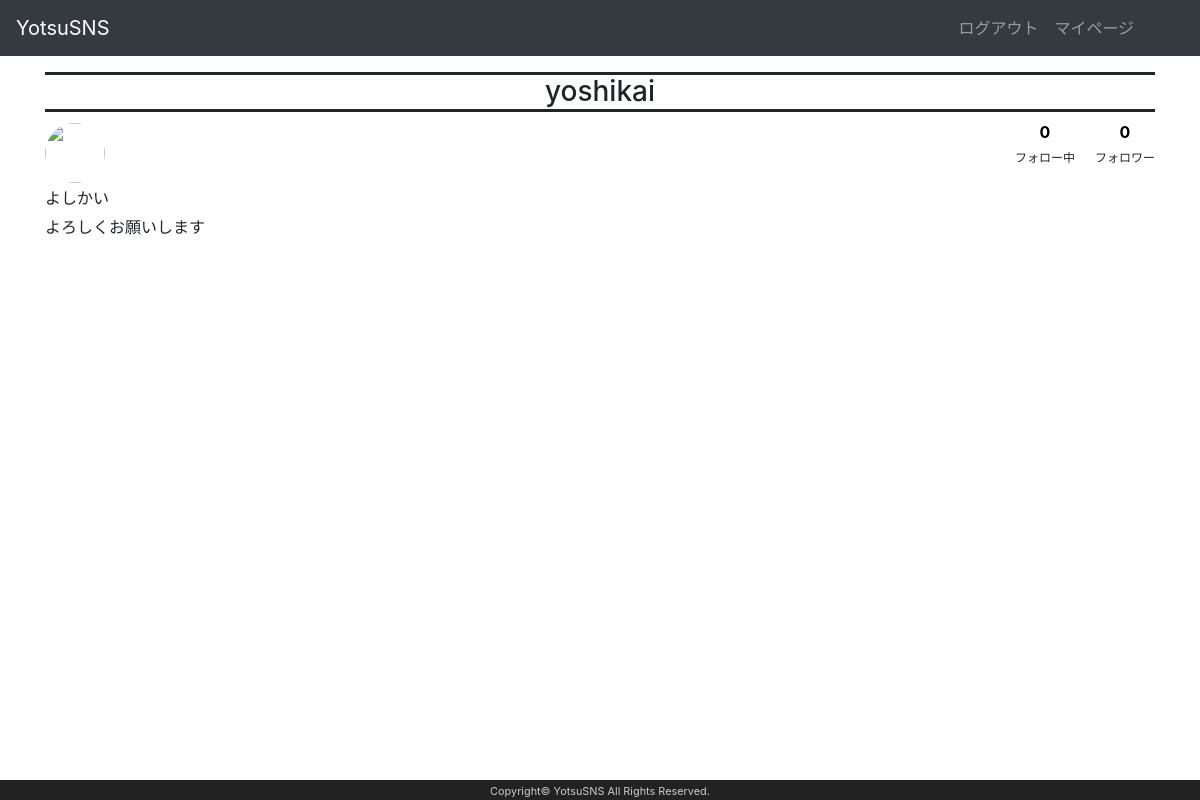
Before: /accounts/yoshikai (signed in) with the older database file.
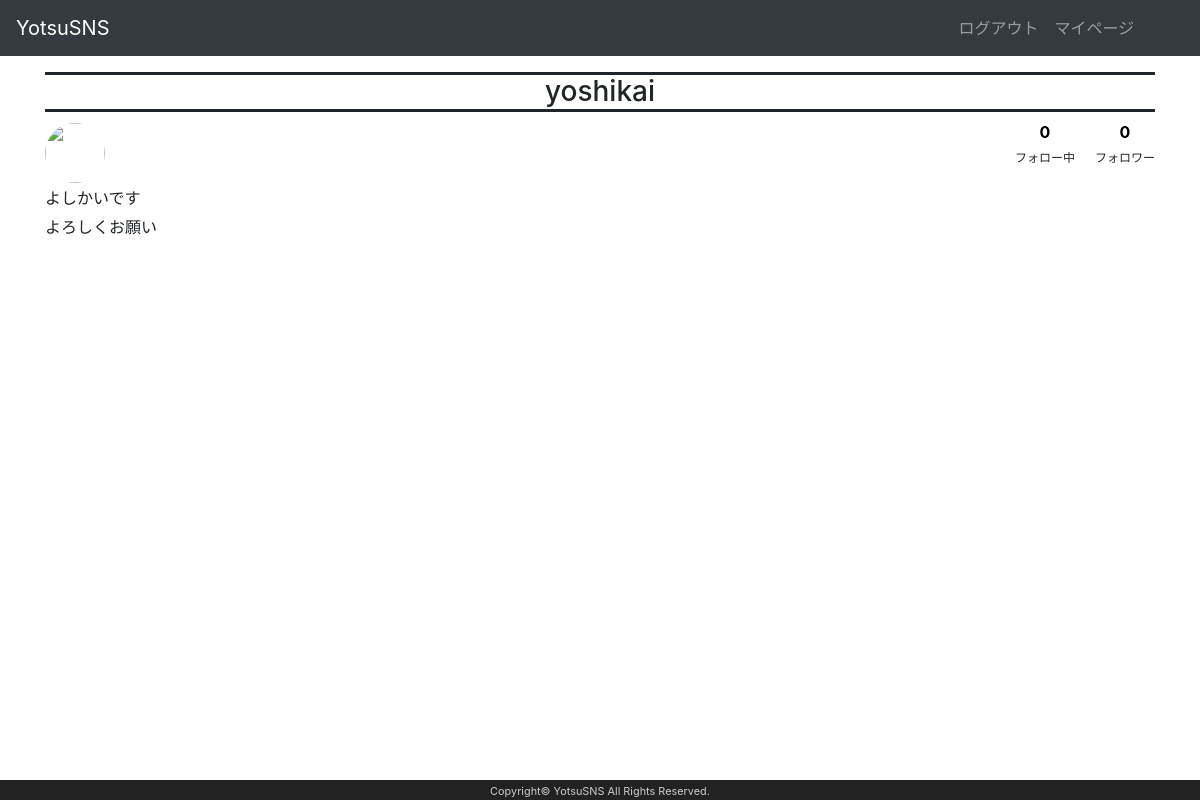
After: the same page with the newer database file.
### accounts/models.py (models this page shows, shortened)
class AuthUser(AbstractBaseUser, PermissionsMixin):
    class Meta:
        verbose_name='ユーザ'
    username = models.CharField(
        verbose_name='ユーザID',
        unique=True,
        max_length=30,
    )
    email = models.EmailField(unique=True)
    date_joined = models.DateTimeField(auto_now_add=True)
    is_active = models.BooleanField(default=True)
    is_staff = models.BooleanField(default=False)
    USERNAME_FIELD = 'username'
    REQUIRED_FIELDS = ['email']
    objects = AuthUserManager()

class Profile(models.Model):
    owner=models.ForeignKey(
        AuthUser,
        on_delete=models.CASCADE,
        related_name='profile_owner')
    pro_image=StdImageField(
        upload_to='images/',
        null=True,
        blank=True,
        variations={
            'large':(600,400),
            'thumbnail':(100,100,True),
            'medium':(300,200),
        })
    name=models.CharField(default=None,max_length=30,null=True,blank=True)
    profile_text=models.CharField(default=None,max_length=140,null=True,blank=True)

### accounts/views.py (the view)
# urls.py: path('<str:user_id>',views.UserPage,name='userpage'),
@login_required(login_url='/accounts/login')
def UserPage(request,user_id):
    owner=AuthUser.objects.get(username=user_id)
    followercount=Follow.objects.filter(followed=owner).count()
    followingcount=Follow.objects.filter(owner=owner).count()
    count=Follow.objects.filter(owner=request.user,followed=owner).count()
    if request.user == owner:
        count=-1
    params={
        'user':owner,
        'followercount':followercount,
        'followingcount':followingcount,
        'count':count,
    }
    return render(request,'accounts/userpage.html',params)

### accounts/templates/accounts/userpage.html (shortened to what this page needs)
{% extends "accounts/layout.html" %}
{% block static %}
{% load static %}
<link rel="stylesheet" type="text/css" href="{% static 'accounts/css/edit.css' %}">
{% endblock %}
{% block content %}
<h3>{{user.username}}</h3>
<div class="user">
<img src="{% if user.profile_owner.get.pro_image %}{{user.profile_owner.get.pro_image.thumbnail.url}}{% else %}/media/images/def_thumbnail.jpg{% endif %}">
<div class="verwrap">
    <p>
    <a class="weight" href="{% url 'followers' user.username %}">{{followercount}}</a></p>
    <p class="mypgfollow">フォロワー</p>
</div>
<div class="verwrap">
    <p>
    <a class="weight" href="{% url 'following' user.username %}">{{followingcount}}</a></p>
    <p class="mypgfollow">フォロー中</p>
</div>
</div>
<p>
{% if user.profile_owner.get.name %}
{{user.profile_owner.get.name}}
</p>
{% endif %}
<div class="profile">
    {% if user.profile_owner.get.profile_text %}
    {{user.profile_owner.get.profile_text}}
    {% endif %}
</div>
{% endblock %}

Changed rows visible on the page:
changed AuthUser "yoshikai": profile_owner.get.name "よしかい" → "よしかいです"; profile_owner.get.profile_text "よろしくお願いします" → "よろしくお願い"
